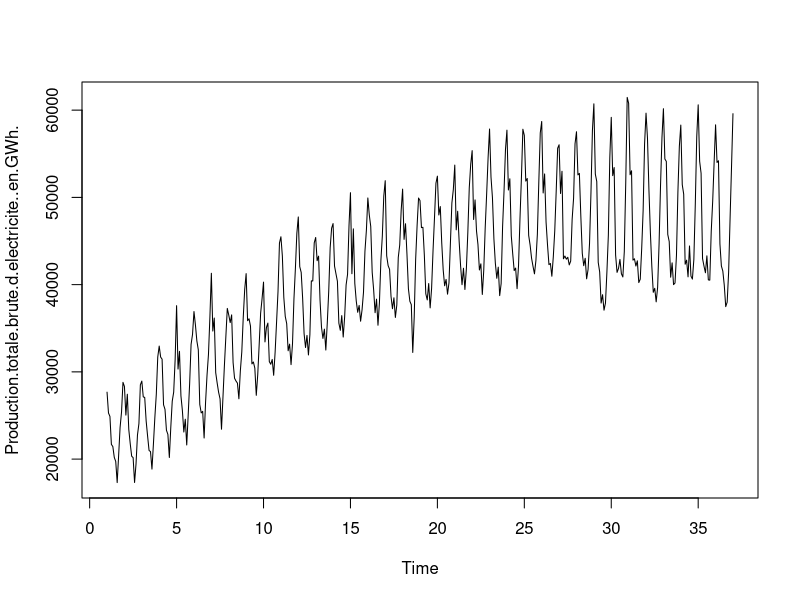
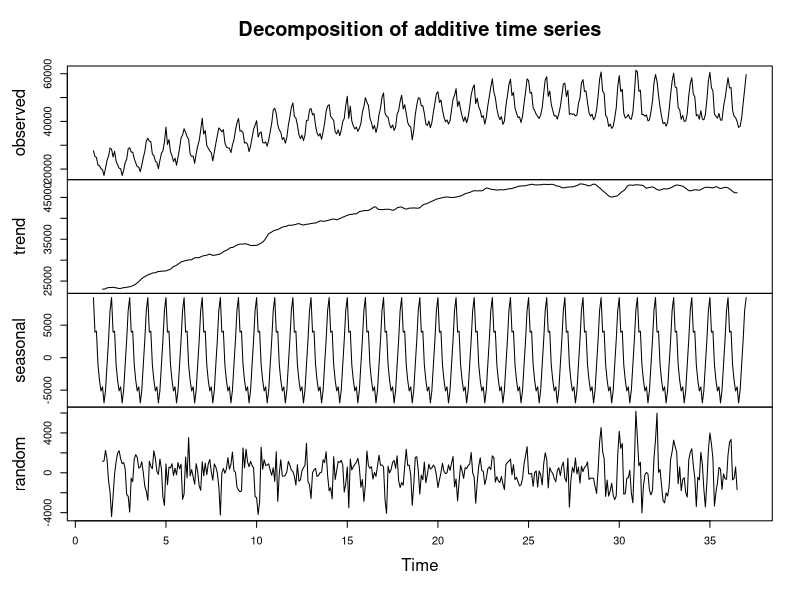
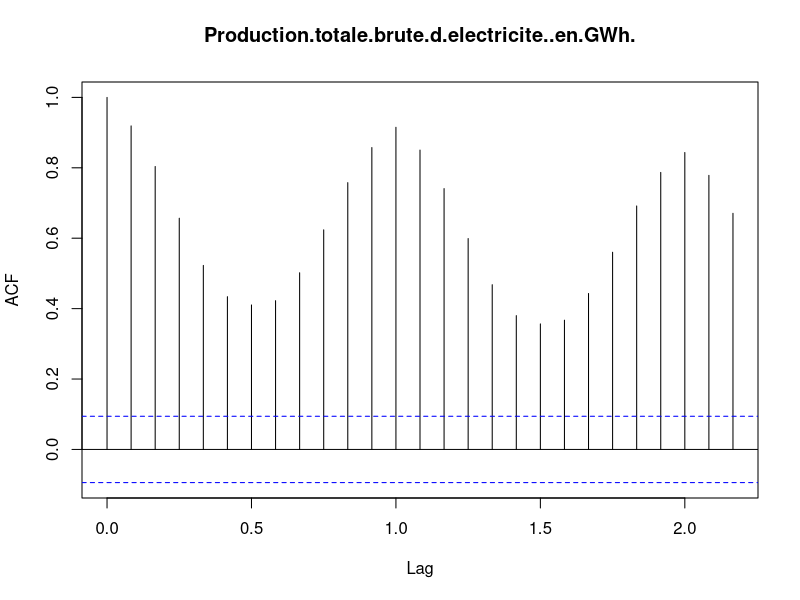
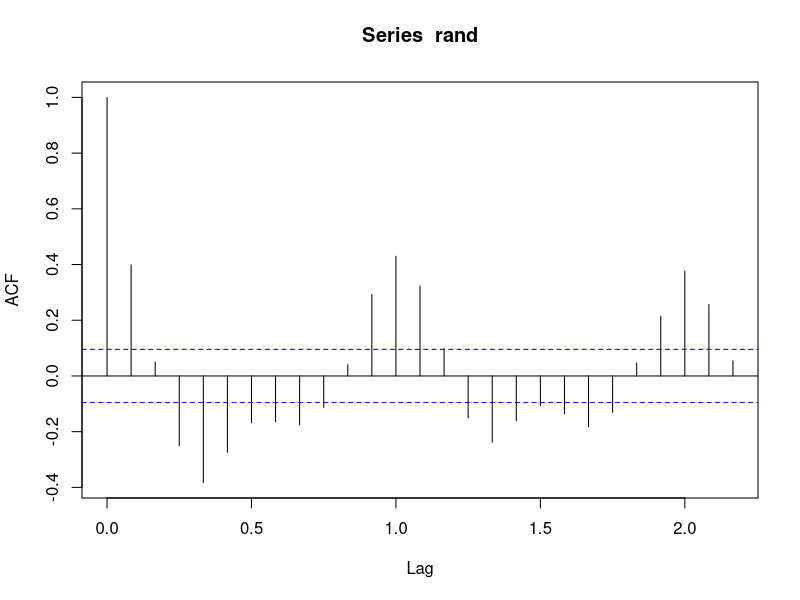
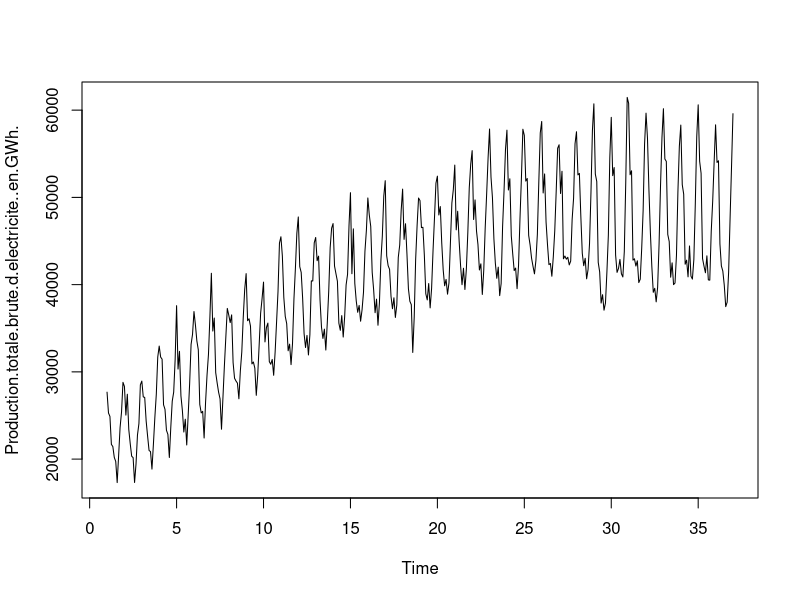
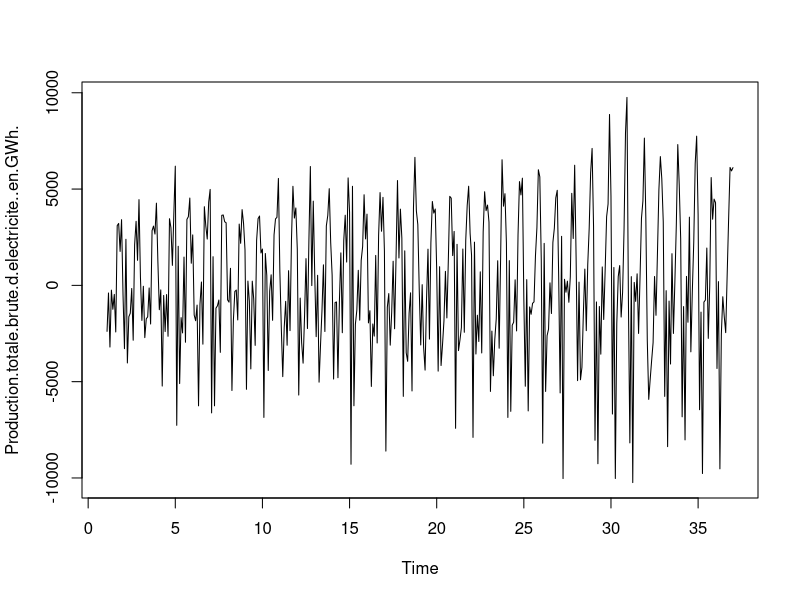
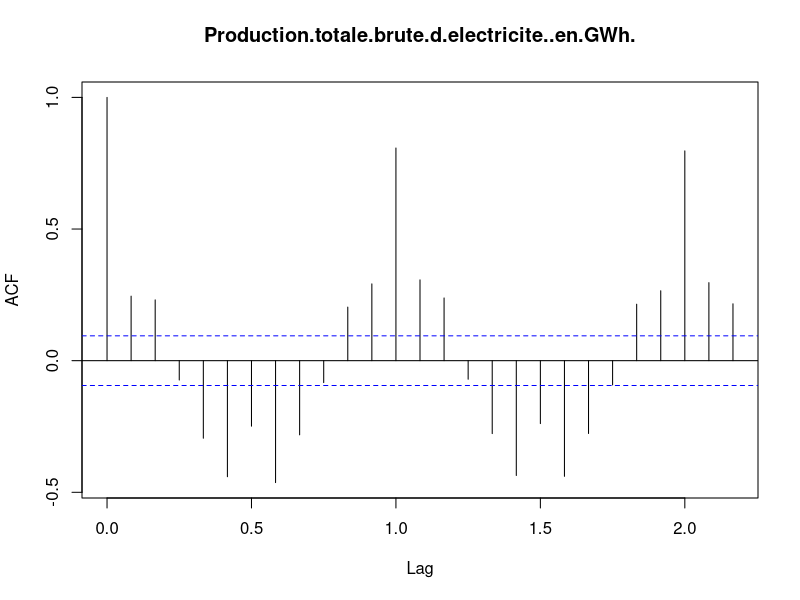
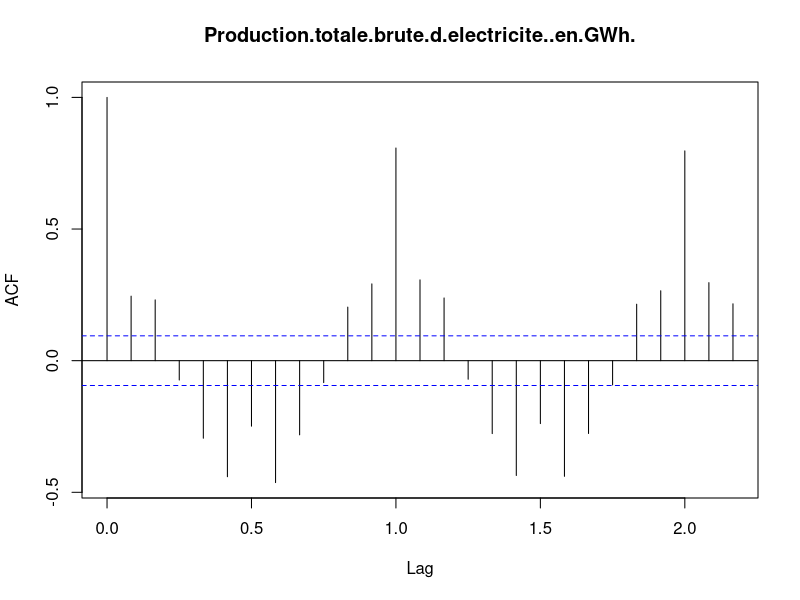

The R source for these figures, in order:
## ---- chunk 1
knitr::opts_chunk$set(echo = TRUE)
## ---- chunk 2
library(ggplot2) ; theme_set(theme_bw())
d <- read.csv(file="electricite_2.csv",header=TRUE) 
#d <- t(d)
#summary(d)
prod.tot <- ts(d['Production.totale.brute.d.electricite..en.GWh.'], frequency = 12)
plot(prod.tot)

decompose.prod.tot <- decompose(prod.tot, "additive")
#stl.prod.tot <- stl(d['Production.totale.brute.d.electricite..en.GWh.'],"periodic",1,NULL)
plot(decompose.prod.tot)
rand <- na.omit(decompose.prod.tot$random)
acf(prod.tot)
acf(rand)

plot(prod.tot)
plot(diff(prod.tot))
plot(acf(diff(prod.tot)))
plot(diff(diff(prod.tot)))
plot(acf(diff(diff(prod.tot))))
plot(diff(diff(diff(prod.tot))))

summary(prod.tot)
## ---- chunk 3
#stl.prod.tot <- stl(prod.tot,s.window = "periodic",s.degree = 1)
library(tseries)
prod.tot.adjusted <- prod.tot - decompose.prod.tot$seasonal
plot(prod.tot.adjusted)
prod.tot.adjusted.diff <- diff(prod.tot.adjusted)
plot(prod.tot.adjusted.diff)

#Test de Dickey-Fuller de racine unitaire
adf.test(prod.tot.adjusted.diff, alternative="stationary")

acf(prod.tot.adjusted.diff)
